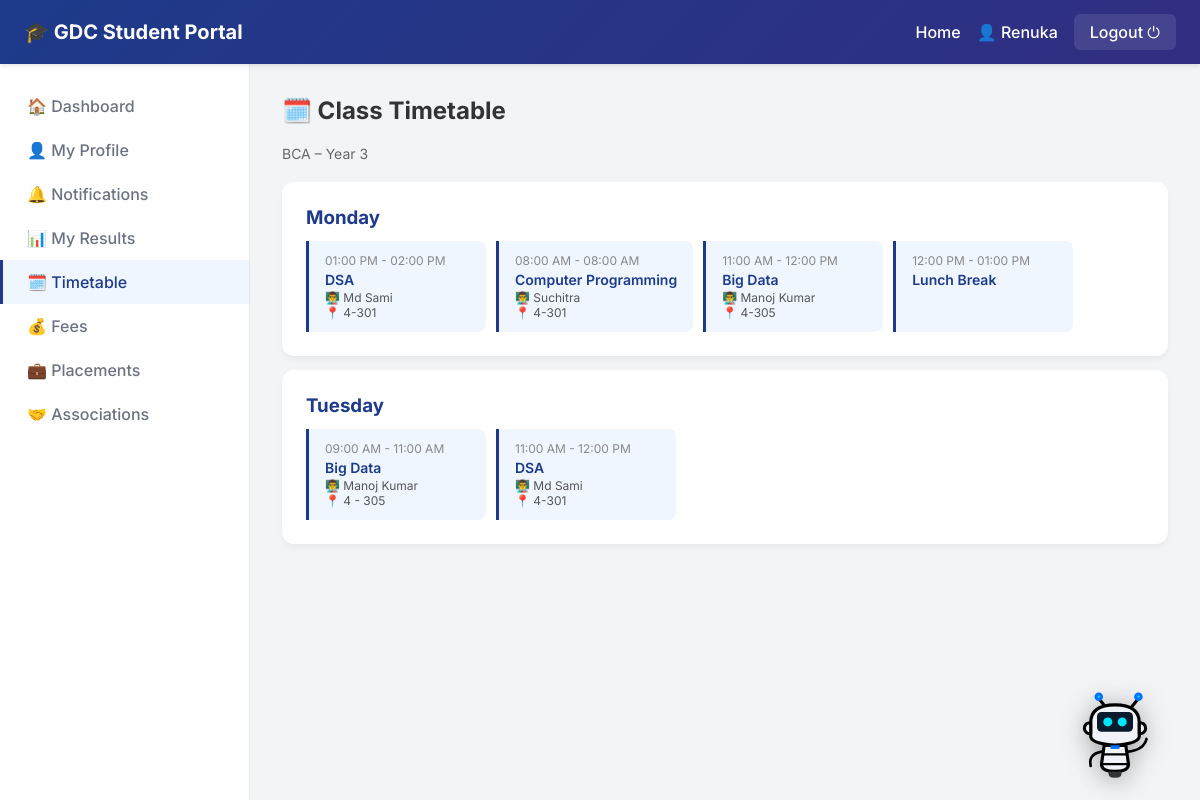
Screenshot of /student/timetable (signed in) with the database file from the repository.
### models.py (models this page shows)
class Student(db.Model):
    id = db.Column(db.Integer, primary_key=True)
    reg_number = db.Column(db.String(30), unique=True, nullable=False)
    name = db.Column(db.String(100), nullable=False)
    branch = db.Column(db.String(20))   # bca, bcom, bba, puc, mba, bca(m), bcom(m), bba(m), mba(m)
    year = db.Column(db.Integer)
    email = db.Column(db.String(100))
    phone = db.Column(db.String(15))
    username = db.Column(db.String(50), unique=True)
    password = db.Column(db.String(200))
    account_created = db.Column(db.Boolean, default=False)
    dob = db.Column(db.String(20))
    address = db.Column(db.String(200))
    photo = db.Column(db.String(200), default='default.png')

class Timetable(db.Model):
    id = db.Column(db.Integer, primary_key=True)
    branch = db.Column(db.String(20), nullable=False)
    year = db.Column(db.Integer)
    day = db.Column(db.String(15))
    time_slot = db.Column(db.String(30))
    subject = db.Column(db.String(100))
    teacher = db.Column(db.String(100))
    room = db.Column(db.String(20))

### student_routes.py (the view)
@student_bp.route('/timetable')
@student_required
def student_timetable():
    student = Student.query.get(session['user_id'])
    days = ['Monday','Tuesday','Wednesday','Thursday','Friday','Saturday']
    timetable = {}
    for day in days:
        slots = Timetable.query.filter_by(branch=student.branch, year=student.year, day=day)\
                               .order_by(Timetable.time_slot).all()
        if not slots and '(m)' in student.branch:
            base_branch = student.branch.replace('(m)', '')
            slots = Timetable.query.filter_by(branch=base_branch, year=student.year, day=day)\
                                   .order_by(Timetable.time_slot).all()
        timetable[day] = slots
    return render_template('student/timetable.html', student=student, timetable=timetable, days=days)

### student_routes.py (called while the page is built)
def student_required(f):
    from functools import wraps
    @wraps(f)
    def decorated(*args, **kwargs):
        if session.get('role') != 'student':
            return redirect(url_for('login'))
        return f(*args, **kwargs)
    return decorated

### templates/student/timetable.html (shortened to what this page needs)
{% extends "student/base_student.html" %}
{% block content %}
<h2 style="margin-bottom:20px;color:#333;">🗓️ Class Timetable</h2>
<p style="color:#666;margin-bottom:20px;font-size:14px;">
  {{ student.branch.upper() }} – Year {{ student.year }}
</p>
{% set has_data = namespace(found=false) %}
{% for day in days %}{% if timetable[day] %}{% set has_data.found = true %}{% endif %}{% endfor %}
{% if has_data.found %}
  {% for day in days %}
  {% if timetable[day] %}
  <div class="card" style="margin-bottom:14px;">
    <h3 style="margin-bottom:12px;color:#1e3a8a;">{{ day }}</h3>
    <div style="display:flex;flex-wrap:wrap;gap:10px;">
      {% for slot in timetable[day] %}
      <div style="background:#eff6ff;border-left:3px solid #1e3a8a;
                  padding:12px 16px;border-radius:0 8px 8px 0;min-width:180px;">
        <div style="font-size:12px;color:#888;margin-bottom:3px;">{{ slot.time_slot }}</div>
        <div style="font-weight:600;color:#1e3a8a;font-size:14px;">{{ slot.subject }}</div>
        {% if slot.teacher %}<div style="font-size:12px;color:#555;margin-top:2px;">👨‍🏫 {{ slot.teacher }}</div>{% endif %}
        {% if slot.room %}<div style="font-size:12px;color:#555;">📍 {{ slot.room }}</div>{% endif %}
      </div>
      {% endfor %}
    </div>
  </div>
  {% endif %}
  {% endfor %}
{% else %}
  <div class="card">
    <p style="color:#999;text-align:center;padding:30px;">
      Timetable not yet published for your class. Check the notice board or contact your class coordinator.
    </p>
  </div>
{% endif %}
{% endblock %}

### static/css/style.css (style rules this page uses)
:root { --primary: #1e3a8a; --secondary: #d97706; --bg-color: #f3f4f6; --text-dark: #1f2937; --text-light: #6b7280; --white: #ffffff; --sidebar-w: 250px; }
* { margin: 0; padding: 0; box-sizing: border-box; }
body { font-family: 'Inter', sans-serif; background-color: var(--bg-color); color: var(--text-dark); }
.card { background: var(--white); padding: 24px; border-radius: 12px; box-shadow: 0 4px 6px -1px rgba(0,0,0,0.05); margin-bottom: 24px; }

### rows the page displays
Student: branch "BCA", year "3"
Timetable: time_slot "01:00 PM - 02:00 PM", subject "DSA", teacher "Md Sami", room "4-301"
Timetable: time_slot "08:00 AM - 08:00 AM", subject "Computer Programming", teacher "Suchitra", room "4-301"
Timetable: time_slot "11:00 AM - 12:00 PM", subject "Big Data", teacher "Manoj Kumar", room "4-305"
Timetable: time_slot "12:00 PM - 01:00 PM", subject "Lunch Break"
Timetable: time_slot "09:00 AM - 11:00 AM", subject "Big Data", teacher "Manoj Kumar", room "4 - 305"
Timetable: time_slot "11:00 AM - 12:00 PM", subject "DSA", teacher "Md Sami", room "4-301"

### other values shown
{{ session.name }} "Renuka"
{{ day }} "Monday" "Tuesday"
